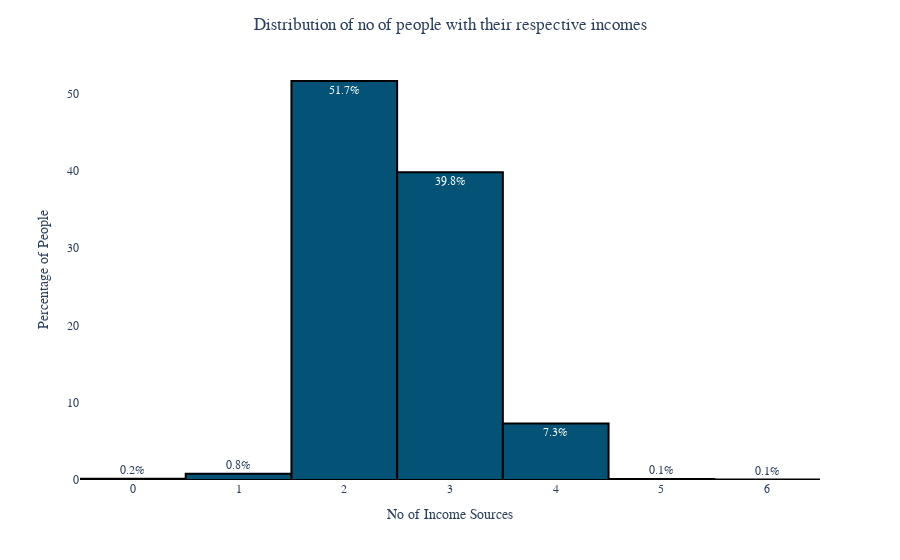

Here is the notebook cell this chart was saved with:
### Code cell
incomeSourcesHist= px.histogram(data_frame=projectedDataFrame,
             x= projectedDataFrame['noOfIncomeSources'].value_counts().index,
             y= projectedDataFrame['noOfIncomeSources'].value_counts(),
             labels= {'x': 'No of Income Sources', 'y': 'People'},
             text_auto= '.1f',
             color_discrete_sequence= colorScheme,
             histnorm= 'percent',
             nbins= 7,
             # height=540,
             # width= 960
             )

incomeSourcesHist.for_each_trace(lambda t: t.update(texttemplate = t.texttemplate + '%'))
incomeSourcesHist.update_traces(textposition= 'auto', marker = {'line': {'width': 2, 'color': 'black'}})
incomeSourcesHist.update_layout(font= fontStyle, title= 'Distribution of no of people with their respective incomes',
                  title_x= 0.5,
                  plot_bgcolor= 'white',
                  xaxis= {'categoryorder': 'category ascending'},
                  xaxis_title= 'No of Income Sources',
                  yaxis_title= 'Percentage of People')
incomeSourcesHist.show()

### Figure 1 — Plotly figure (JSON) as saved in the notebook; plotly's stock layout.template omitted (floating-point values rounded to 4 significant figures)
{"data": [{"alignmentgroup": "True", "bingroup": "x", "histfunc": "sum", "histnorm": "percent", "hovertemplate": "No of Income Sources=%{x}<br>percent of sum of People=%{y}<extra></extra>", "legendgroup": "", "marker": {"color": "rgb(4, 82, 117)", "line": {"color": "black", "width": 2}, "pattern": {"shape": ""}}, "name": "", "nbinsx": 7, "offsetgroup": "", "orientation": "v", "showlegend": false, "textposition": "auto", "texttemplate": "%{value:.1f}%", "type": "histogram", "x": [2, 3, 4, 1, 0, 5, 6], "xaxis": "x", "y": [3034, 2340, 430, 48, 10, 8, 3], "yaxis": "y"}], "layout": {"autosize": true, "barmode": "relative", "font": {"family": "Times New Roman"}, "legend": {"tracegroupgap": 0}, "margin": {"t": 60}, "plot_bgcolor": "white", "title": {"text": "Distribution of no of people with their respective incomes", "x": 0.5}, "xaxis": {"anchor": "y", "autorange": true, "categoryorder": "category ascending", "domain": [0, 1], "range": [-0.5, 6.5], "title": {"text": "No of Income Sources"}, "type": "linear"}, "yaxis": {"anchor": "x", "autorange": true, "domain": [0, 1], "range": [0, 54.38], "title": {"text": "Percentage of People"}, "type": "linear"}}}
